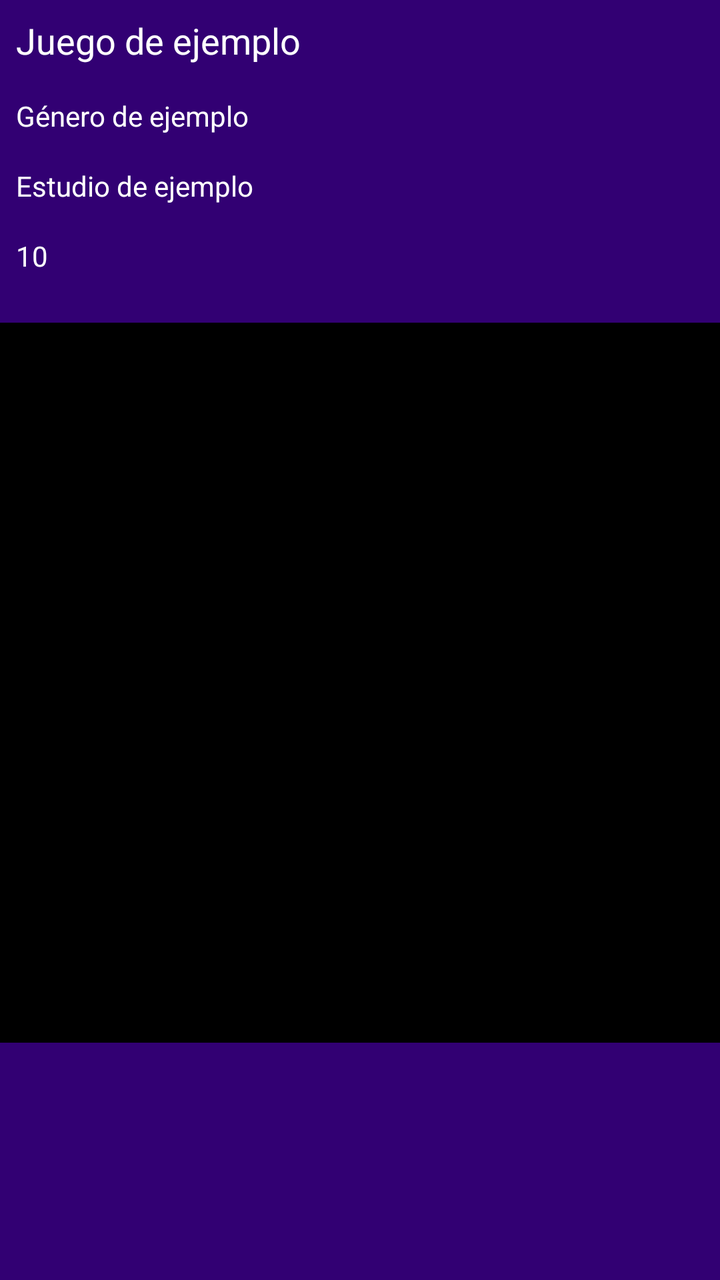
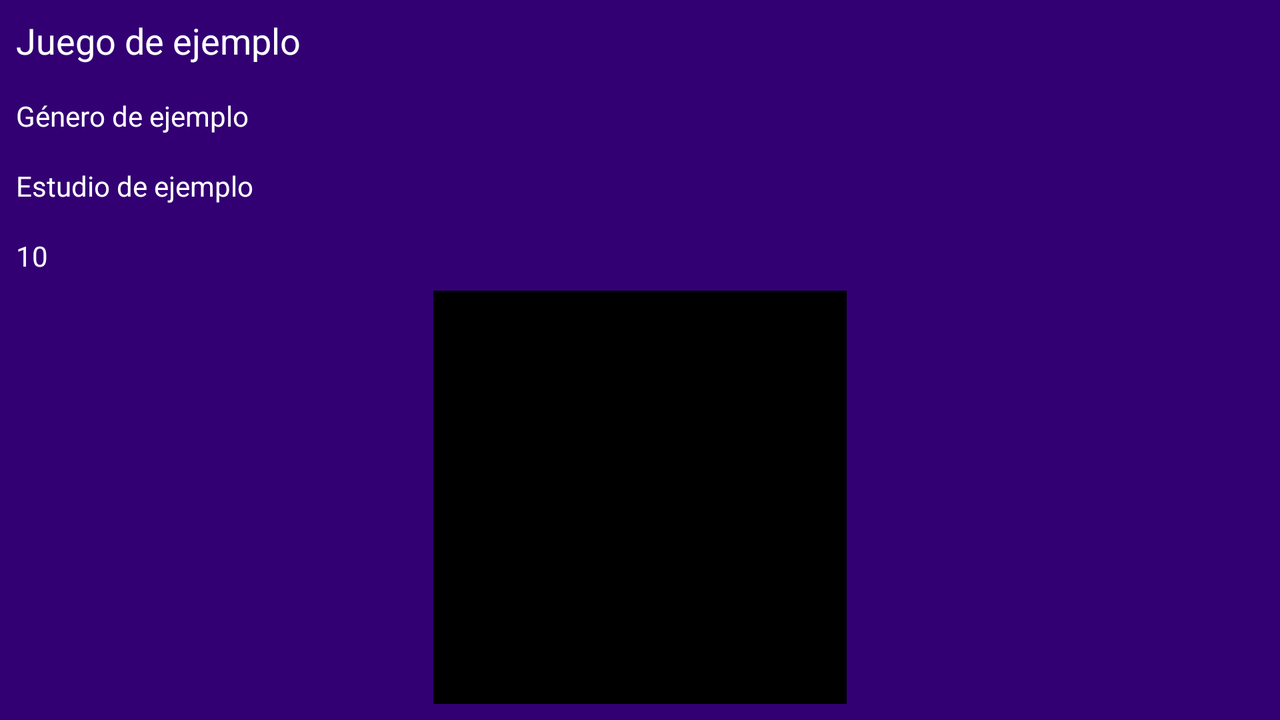

An Android layout and its configuration variant, each rendered on a device that would load it. The default file and the variant file are quoted in full after the pictures.
<!-- AndroidManifest.xml: application theme Theme.GameOver -->
<!-- res/layout/fragment_detailitem.xml -->
<?xml version="1.0" encoding="utf-8"?>
<androidx.constraintlayout.widget.ConstraintLayout
    xmlns:android="http://schemas.android.com/apk/res/android"
    xmlns:app="http://schemas.android.com/apk/res-auto"
    xmlns:tools="http://schemas.android.com/tools"
    android:layout_width="match_parent"
    android:layout_height="match_parent"
    android:background="@color/seed">

    <TextView
        android:id="@+id/textViewJuego"
        android:layout_width="0dp"
        android:layout_height="wrap_content"
        android:text="@string/juego"
        app:layout_constraintTop_toTopOf="parent"
        app:layout_constraintStart_toStartOf="parent"
        app:layout_constraintEnd_toEndOf="parent"
        android:padding="8dp"
        android:textSize="18sp"
        tools:text="Juego de ejemplo"
        android:textColor="@color/white"
       />

    <TextView
        android:id="@+id/textViewGenero"
        android:layout_width="0dp"
        android:layout_height="wrap_content"
        android:text="@string/Genero"
        app:layout_constraintTop_toBottomOf="@id/textViewJuego"
        app:layout_constraintStart_toStartOf="parent"
        app:layout_constraintEnd_toEndOf="parent"
        android:padding="8dp"
        tools:text="Género de ejemplo"
        android:textColor="@color/white"/>

    <TextView
        android:id="@+id/textViewEstudio"
        android:layout_width="0dp"
        android:layout_height="wrap_content"
        android:text="@string/Estudio"
        app:layout_constraintTop_toBottomOf="@id/textViewGenero"
        app:layout_constraintStart_toStartOf="parent"
        app:layout_constraintEnd_toEndOf="parent"
        android:padding="8dp"
        tools:text="Estudio de ejemplo"
        android:textColor="@color/white"/>

    <TextView
        android:id="@+id/textViewNota"
        android:layout_width="0dp"
        android:layout_height="wrap_content"
        android:text="@string/Nota"
        app:layout_constraintTop_toBottomOf="@id/textViewEstudio"
        app:layout_constraintStart_toStartOf="parent"
        app:layout_constraintEnd_toEndOf="parent"
        android:padding="8dp"
        tools:text="10"
        android:textColor="@color/white"/>

    <ImageView
        android:id="@+id/ivJuego"
        android:layout_width="0dp"
        android:layout_height="0dp"
        android:layout_marginTop="16dp"
        app:layout_constraintDimensionRatio="1:1"
        app:layout_constraintEnd_toEndOf="parent"
        app:layout_constraintStart_toStartOf="parent"
        app:layout_constraintTop_toBottomOf="@id/textViewNota"
        android:background="@color/black"/>
</androidx.constraintlayout.widget.ConstraintLayout>
<!-- resources referenced by this layout -->
<resources>
  <color name="black">#FF000000</color>
  <color name="seed">#320073</color>
  <color name="white">#FFFFFFFF</color>
  <string name="Estudio">Estudio:</string>
  <string name="Genero">Genero:</string>
  <string name="Nota">Nota:</string>
  <string name="juego">Juego:</string>
  <style name="Theme.GameOver" parent="Base.Theme.GameOver" />
  <style name="Base.Theme.GameOver" parent="Theme.Material3.DayNight.NoActionBar">
          
          
      </style>
</resources>
<!-- res/layout-land/fragment_detailitem.xml (the repository's variant of the layout above) -->
<!-- drawn on the phone turned sideways -->
<?xml version="1.0" encoding="utf-8"?>
<androidx.constraintlayout.widget.ConstraintLayout
    xmlns:android="http://schemas.android.com/apk/res/android"
    xmlns:app="http://schemas.android.com/apk/res-auto"
    xmlns:tools="http://schemas.android.com/tools"
    android:layout_width="match_parent"
    android:layout_height="match_parent"
    android:background="@color/seed">

    <TextView
        android:id="@+id/textViewJuego"
        android:layout_width="0dp"
        android:layout_height="wrap_content"
        android:text="Juego"
        app:layout_constraintTop_toTopOf="parent"
        app:layout_constraintStart_toStartOf="parent"
        app:layout_constraintEnd_toEndOf="parent"
        android:padding="8dp"
        android:textSize="18sp"
        tools:text="Juego de ejemplo"
        android:textColor="@color/white"
        />

    <TextView
        android:id="@+id/textViewGenero"
        android:layout_width="0dp"
        android:layout_height="wrap_content"
        android:text="Género"
        app:layout_constraintTop_toBottomOf="@id/textViewJuego"
        app:layout_constraintStart_toStartOf="parent"
        app:layout_constraintEnd_toEndOf="parent"
        android:padding="8dp"
        tools:text="Género de ejemplo"
        android:textColor="@color/white"/>

    <TextView
        android:id="@+id/textViewEstudio"
        android:layout_width="0dp"
        android:layout_height="wrap_content"
        android:text="Estudio"
        app:layout_constraintTop_toBottomOf="@id/textViewGenero"
        app:layout_constraintStart_toStartOf="parent"
        app:layout_constraintEnd_toEndOf="parent"
        android:padding="8dp"
        tools:text="Estudio de ejemplo"
        android:textColor="@color/white"/>

    <TextView
        android:id="@+id/textViewNota"
        android:layout_width="0dp"
        android:layout_height="wrap_content"
        android:text="Nota"
        app:layout_constraintTop_toBottomOf="@id/textViewEstudio"
        app:layout_constraintStart_toStartOf="parent"
        app:layout_constraintEnd_toEndOf="parent"
        android:padding="8dp"
        tools:text="10"
        android:textColor="@color/white"/>

    <ImageView
        android:id="@+id/ivJuego"
        android:layout_width="0dp"
        android:layout_height="0dp"
        app:layout_constraintDimensionRatio="1:1"
        app:layout_constraintEnd_toEndOf="parent"
        app:layout_constraintStart_toStartOf="parent"
        app:layout_constraintTop_toBottomOf="@id/textViewNota"
        app:layout_constraintBottom_toBottomOf="parent"
        android:layout_marginStart="8dp"
        android:layout_marginEnd="8dp"
        android:layout_marginBottom="8dp"
        android:background="@color/black"/>

</androidx.constraintlayout.widget.ConstraintLayout>
<!-- resources referenced by the variant -->
<!-- as the phone turned sideways resolves them -->
<resources>
  <color name="black">#FF000000</color>
  <color name="seed">#320073</color>
  <color name="white">#FFFFFFFF</color>
  <style name="Theme.GameOver" parent="Base.Theme.GameOver" />
  <style name="Base.Theme.GameOver" parent="Theme.Material3.DayNight.NoActionBar">
          
          
      </style>
</resources>
